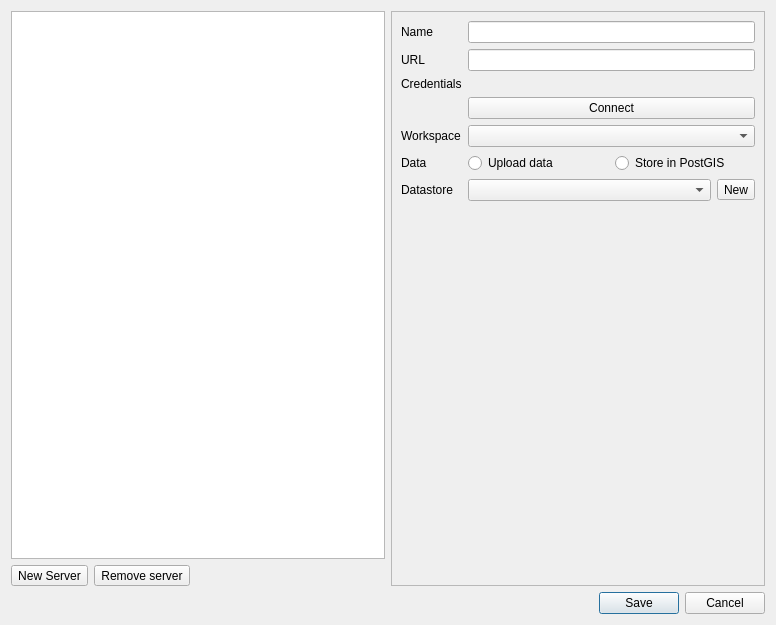
<?xml version="1.0" encoding="UTF-8"?>
<ui version="4.0">
 <class>Dialog</class>
 <widget class="QDialog" name="Dialog">
  <property name="geometry">
   <rect>
    <x>0</x>
    <y>0</y>
    <width>776</width>
    <height>625</height>
   </rect>
  </property>
  <property name="windowTitle">
   <string>Server Connections</string>
  </property>
  <layout class="QVBoxLayout" name="verticalLayout_2">
   <item>
    <layout class="QHBoxLayout" name="horizontalLayout_4">
     <item>
      <layout class="QVBoxLayout" name="verticalLayout">
       <item>
        <widget class="QListWidget" name="listServers"/>
       </item>
       <item>
        <layout class="QHBoxLayout" name="horizontalLayout">
         <item>
          <widget class="QToolButton" name="buttonNew">
           <property name="text">
            <string>New Server</string>
           </property>
          </widget>
         </item>
         <item>
          <widget class="QToolButton" name="buttonRemove">
           <property name="text">
            <string>Remove server</string>
           </property>
          </widget>
         </item>
         <item>
          <spacer name="horizontalSpacer">
           <property name="orientation">
            <enum>Qt::Horizontal</enum>
           </property>
           <property name="sizeHint" stdset="0">
            <size>
             <width>40</width>
             <height>20</height>
            </size>
           </property>
          </spacer>
         </item>
        </layout>
       </item>
      </layout>
     </item>
     <item>
      <widget class="QStackedWidget" name="stackedWidget">
       <property name="frameShape">
        <enum>QFrame::StyledPanel</enum>
       </property>
       <property name="currentIndex">
        <number>1</number>
       </property>
       <widget class="QWidget" name="widgetGeocatLive">
        <layout class="QHBoxLayout" name="horizontalLayout_3">
         <item>
          <layout class="QGridLayout" name="gridLayout">
           <item row="0" column="1">
            <widget class="QLineEdit" name="txtGeocatLiveName"/>
           </item>
           <item row="2" column="1">
            <widget class="QLineEdit" name="txtInstanceIdentifier"/>
           </item>
           <item row="0" column="0">
            <widget class="QLabel" name="nameLabel">
             <property name="text">
              <string>Name</string>
             </property>
            </widget>
           </item>
           <item row="2" column="0">
            <widget class="QLabel" name="instanceIdentifierLabel">
             <property name="text">
              <string>Instance identifier</string>
             </property>
            </widget>
           </item>
           <item row="6" column="0">
            <widget class="QLabel" name="label_2">
             <property name="text">
              <string>GeoNetwork credentials</string>
             </property>
            </widget>
           </item>
           <item row="4" column="0">
            <widget class="QLabel" name="label">
             <property name="text">
              <string>GeoServer credentials</string>
             </property>
            </widget>
           </item>
           <item row="4" column="1">
            <widget class="QWidget" name="GeocatLiveGeoserverAuthWidget" native="true"/>
           </item>
           <item row="6" column="1">
            <widget class="QWidget" name="GeocatLiveGeonetworkAuthWidget" native="true"/>
           </item>
           <item row="7" column="0">
            <spacer name="verticalSpacer">
             <property name="orientation">
              <enum>Qt::Vertical</enum>
             </property>
             <property name="sizeHint" stdset="0">
              <size>
               <width>20</width>
               <height>40</height>
              </size>
             </property>
            </spacer>
           </item>
          </layout>
         </item>
        </layout>
       </widget>
       <widget class="QWidget" name="widgetGeoserver">
        <layout class="QHBoxLayout" name="horizontalLayout_2">
         <item>
          <layout class="QGridLayout" name="gridLayout_2">
           <item row="0" column="1">
            <widget class="QLineEdit" name="txtGeoserverName"/>
           </item>
           <item row="6" column="0">
            <widget class="QLabel" name="label_7">
             <property name="text">
              <string>Datastore</string>
             </property>
            </widget>
           </item>
           <item row="1" column="0">
            <widget class="QLabel" name="label_4">
             <property name="text">
              <string>URL</string>
             </property>
            </widget>
           </item>
           <item row="2" column="1">
            <widget class="QWidget" name="geoserverAuthWidget" native="true"/>
           </item>
           <item row="6" column="1">
            <layout class="QHBoxLayout" name="horizontalLayout_6">
             <item>
              <widget class="QComboBox" name="comboDatastore"/>
             </item>
             <item>
              <widget class="QToolButton" name="btnNewDatastore">
               <property name="text">
                <string>New</string>
               </property>
              </widget>
             </item>
            </layout>
           </item>
           <item row="5" column="1">
            <layout class="QHBoxLayout" name="horizontalLayout_5">
             <item>
              <widget class="QRadioButton" name="radioUploadData">
               <property name="text">
                <string>Upload data</string>
               </property>
              </widget>
             </item>
             <item>
              <widget class="QRadioButton" name="radioStoreInPostgis">
               <property name="text">
                <string>Store in PostGIS</string>
               </property>
              </widget>
             </item>
            </layout>
           </item>
           <item row="2" column="0">
            <widget class="QLabel" name="label_5">
             <property name="text">
              <string>Credentials</string>
             </property>
            </widget>
           </item>
           <item row="5" column="0">
            <widget class="QLabel" name="label_6">
             <property name="text">
              <string>Data</string>
             </property>
            </widget>
           </item>
           <item row="1" column="1">
            <widget class="QLineEdit" name="txtGeoserverUrl"/>
           </item>
           <item row="0" column="0">
            <widget class="QLabel" name="label_3">
             <property name="text">
              <string>Name</string>
             </property>
            </widget>
           </item>
           <item row="7" column="0">
            <spacer name="verticalSpacer_2">
             <property name="orientation">
              <enum>Qt::Vertical</enum>
             </property>
             <property name="sizeHint" stdset="0">
              <size>
               <width>20</width>
               <height>40</height>
              </size>
             </property>
            </spacer>
           </item>
           <item row="3" column="1">
            <widget class="QPushButton" name="btnConnectGeoserver">
             <property name="text">
              <string>Connect</string>
             </property>
            </widget>
           </item>
           <item row="4" column="0">
            <widget class="QLabel" name="label_16">
             <property name="text">
              <string>Workspace</string>
             </property>
            </widget>
           </item>
           <item row="4" column="1">
            <widget class="QComboBox" name="comboGeoserverWorkspace"/>
           </item>
          </layout>
         </item>
        </layout>
       </widget>
       <widget class="QWidget" name="widgetMetadataCatalogue">
        <layout class="QHBoxLayout" name="horizontalLayout_9">
         <item>
          <layout class="QGridLayout" name="gridLayout_4">
           <item row="4" column="0">
            <spacer name="verticalSpacer_4">
             <property name="orientation">
              <enum>Qt::Vertical</enum>
             </property>
             <property name="sizeHint" stdset="0">
              <size>
               <width>20</width>
               <height>40</height>
              </size>
             </property>
            </spacer>
           </item>
           <item row="1" column="0">
            <widget class="QLabel" name="label_14">
             <property name="text">
              <string>URL</string>
             </property>
            </widget>
           </item>
           <item row="0" column="0">
            <widget class="QLabel" name="label_15">
             <property name="text">
              <string>Name</string>
             </property>
            </widget>
           </item>
           <item row="0" column="1">
            <widget class="QLineEdit" name="txtCswName"/>
           </item>
           <item row="2" column="0">
            <widget class="QLabel" name="label_17">
             <property name="text">
              <string>Credentials</string>
             </property>
            </widget>
           </item>
           <item row="1" column="1">
            <widget class="QLineEdit" name="txtCswUrl"/>
           </item>
           <item row="3" column="1">
            <layout class="QHBoxLayout" name="horizontalLayout_8">
             <item>
              <widget class="QComboBox" name="comboMedatadaProfile"/>
             </item>
            </layout>
           </item>
           <item row="3" column="0">
            <widget class="QLabel" name="label_18">
             <property name="text">
              <string>Metadata profile</string>
             </property>
            </widget>
           </item>
           <item row="2" column="1">
            <widget class="QWidget" name="cswAuthWidget" native="true"/>
           </item>
          </layout>
         </item>
        </layout>
       </widget>
       <widget class="QWidget" name="widgetPostgis">
        <layout class="QGridLayout" name="gridLayout_3">
         <item row="6" column="2">
          <widget class="QLineEdit" name="txtPostgisSchema"/>
         </item>
         <item row="0" column="0">
          <widget class="QLabel" name="label_9">
           <property name="text">
            <string>Name</string>
           </property>
          </widget>
         </item>
         <item row="5" column="0">
          <widget class="QLabel" name="label_12">
           <property name="text">
            <string>Database</string>
           </property>
          </widget>
         </item>
         <item row="6" column="0">
          <widget class="QLabel" name="label_11">
           <property name="text">
            <string>Schema</string>
           </property>
          </widget>
         </item>
         <item row="2" column="0">
          <widget class="QLabel" name="label_13">
           <property name="text">
            <string>Credentials</string>
           </property>
          </widget>
         </item>
         <item row="0" column="2">
          <widget class="QLineEdit" name="textPostgisName"/>
         </item>
         <item row="1" column="2">
          <widget class="QLineEdit" name="txtPostgisServerAddress"/>
         </item>
         <item row="4" column="2">
          <widget class="QLineEdit" name="textPostgisPort"/>
         </item>
         <item row="2" column="2">
          <widget class="QWidget" name="postgisAuthWidget" native="true"/>
         </item>
         <item row="4" column="0">
          <widget class="QLabel" name="label_10">
           <property name="text">
            <string>Port</string>
           </property>
          </widget>
         </item>
         <item row="1" column="0">
          <widget class="QLabel" name="label_8">
           <property name="text">
            <string>Server address</string>
           </property>
          </widget>
         </item>
         <item row="5" column="2">
          <widget class="QLineEdit" name="txtPostgisDatabase"/>
         </item>
         <item row="8" column="1">
          <spacer name="verticalSpacer_3">
           <property name="orientation">
            <enum>Qt::Vertical</enum>
           </property>
           <property name="sizeHint" stdset="0">
            <size>
             <width>20</width>
             <height>40</height>
            </size>
           </property>
          </spacer>
         </item>
         <item row="7" column="2">
          <widget class="QToolButton" name="btnConnectPostgis">
           <property name="text">
            <string>Connect</string>
           </property>
          </widget>
         </item>
        </layout>
       </widget>
      </widget>
     </item>
    </layout>
   </item>
   <item>
    <widget class="QDialogButtonBox" name="buttonBox">
     <property name="orientation">
      <enum>Qt::Horizontal</enum>
     </property>
     <property name="standardButtons">
      <set>QDialogButtonBox::Cancel|QDialogButtonBox::Save</set>
     </property>
    </widget>
   </item>
  </layout>
 </widget>
 <resources/>
 <connections>
  <connection>
   <sender>buttonBox</sender>
   <signal>accepted()</signal>
   <receiver>Dialog</receiver>
   <slot>accept()</slot>
   <hints>
    <hint type="sourcelabel">
     <x>248</x>
     <y>254</y>
    </hint>
    <hint type="destinationlabel">
     <x>157</x>
     <y>274</y>
    </hint>
   </hints>
  </connection>
  <connection>
   <sender>buttonBox</sender>
   <signal>rejected()</signal>
   <receiver>Dialog</receiver>
   <slot>reject()</slot>
   <hints>
    <hint type="sourcelabel">
     <x>316</x>
     <y>260</y>
    </hint>
    <hint type="destinationlabel">
     <x>286</x>
     <y>274</y>
    </hint>
   </hints>
  </connection>
 </connections>
</ui>
